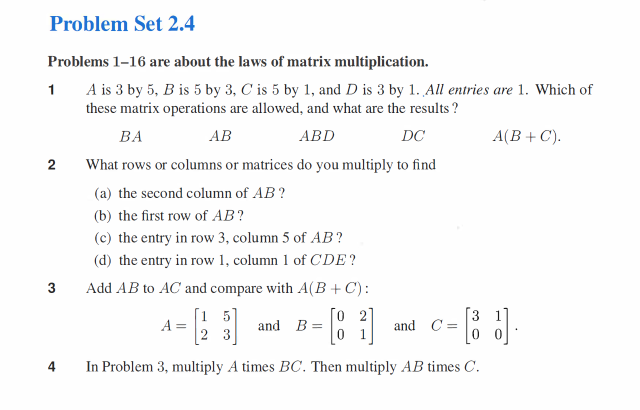
#> input picture images/mathtest2.png, 1279 x 820 px (shown at 1/2 size)
$ python clustering.py
#> lines starting #> are read from the running program, lines starting #| are printed output that depends on the picture
### numberExtraction.py
import time
s = time.time()
import networkx as nx
import pandas as pd
import cv2
import numpy as np
from numpy.linalg import norm
import re
import math
import pytesseract
import matplotlib.pyplot as plt
import itertools
import sklearn.metrics
# print(f"Imports completed in {time.time() - s}s")
pytesseract.pytesseract.tesseract_cmd = 'C:\\Program Files\\Tesseract-OCR\\tesseract.exe' #windoge moment

def load(somethinglol):
#> called with somethinglol = 'images/mathtest2.png'
    img = cv2.imread(somethinglol)
#> img is the input picture: shape (820, 1279, 3); mean B, G, R 247.1, 246.8, 246.5
    img = cv2.cvtColor(img, cv2.COLOR_BGR2GRAY)
#> img: shape (820, 1279)
    h, w = img.shape
#> h = 820; w = 1279
    img = cv2.resize(img, (1000, 1000))
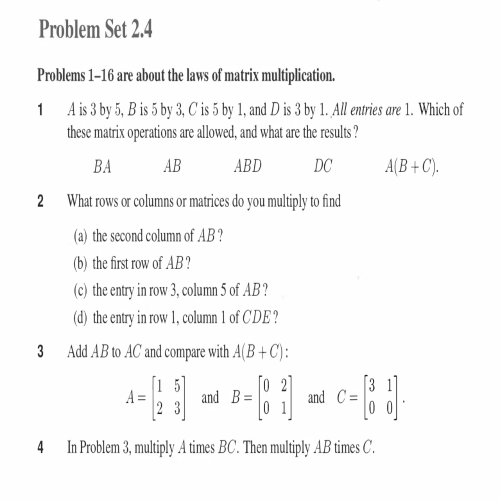
#> img: shape (1000, 1000) (shown at 1/2 size); min 27, max 255, mean 246.7
    return img

"""
How to detect question numbers:
1. Although some numbers are missed out, they're in sequence most of the time.
2. They are at the center of the distribution of all the numbers, very dense.
3. If you draw a line of best fit through them, they're all very close to that line.
4. That line of best fit shoult point straight downwards.
"""

# [162 lines left out: functions select_numbers, extractNumbers, not called in this run]

    # [7 lines of commented-out code are left out]

def deleteNumbers(boxes):
    numbers = list(filter(lambda x: x[0].isalpha(), boxes))
    return numbers

# [34 lines left out: functions convertLetters, clusterCoords, cropCoords, not called in this run]


# [10 lines of commented-out code are left out]

### clustering.py
import cv2
import pytesseract
import matplotlib.pyplot as plt
from sklearn.cluster import SpectralClustering, KMeans
from scipy.cluster.vq import kmeans2
import numpy as np
from numberExtraction import *

# pytesseract.pytesseract.tesseract_cmd = 'C:\\Program Files\\Tesseract-OCR\\tesseract.exe' (Windoge moment)


# Returns an array in the format [bottom right x, bottom right y, top left x, top left y]
def create_boxes(img):
    Height, Width = img.shape
#> Height = 1000; Width = 1000
#> (the run stopped early here; a loop or call above may not have finished)

$ run again, with numexample1.png copied over images/mathtest2.png
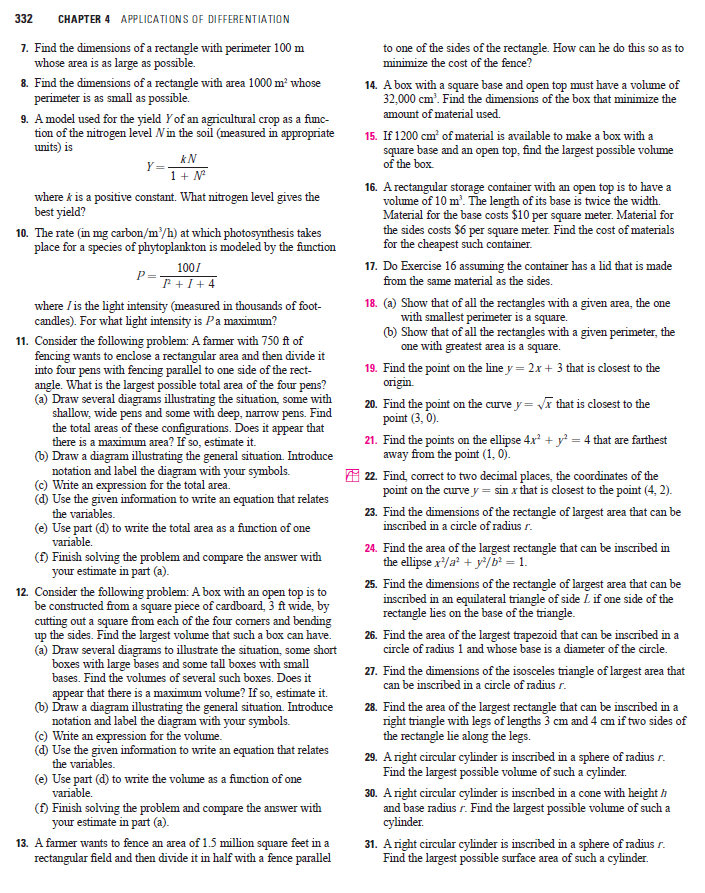
#> input picture numexample1.png, 705 x 893 px
#> in load, img is the input picture: shape (893, 705, 3); mean B, G, R 233.1, 232.5, 232.9
#> in load, `img = cv2.resize(img, (1000, 1000))`:
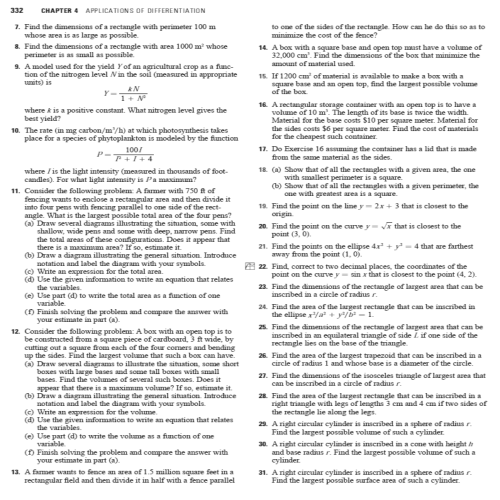
#> img: shape (1000, 1000) (shown at 1/2 size); min 32, max 255, mean 232.6
#> Height = 1000

$ run again, with images/test.png copied over images/mathtest2.png
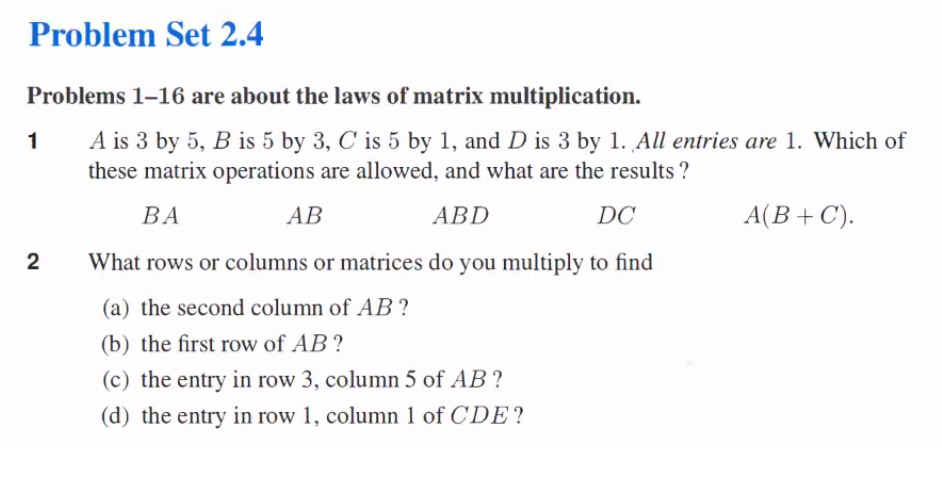
#> input picture images/test.png, 942 x 490 px
#> in load, img is the input picture: shape (490, 942, 3); mean B, G, R 246.5, 244.3, 246.2
#> in load, `img = cv2.resize(img, (1000, 1000))`:
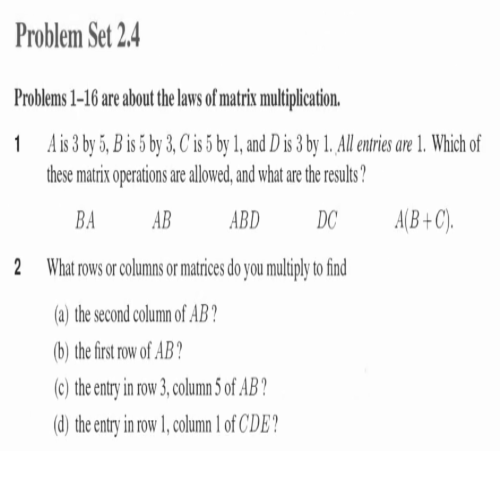
#> img: shape (1000, 1000) (shown at 1/2 size); min 27, max 255, mean 245
#> Height = 1000

$ run again, with images/mathtest1.png copied over images/mathtest2.png
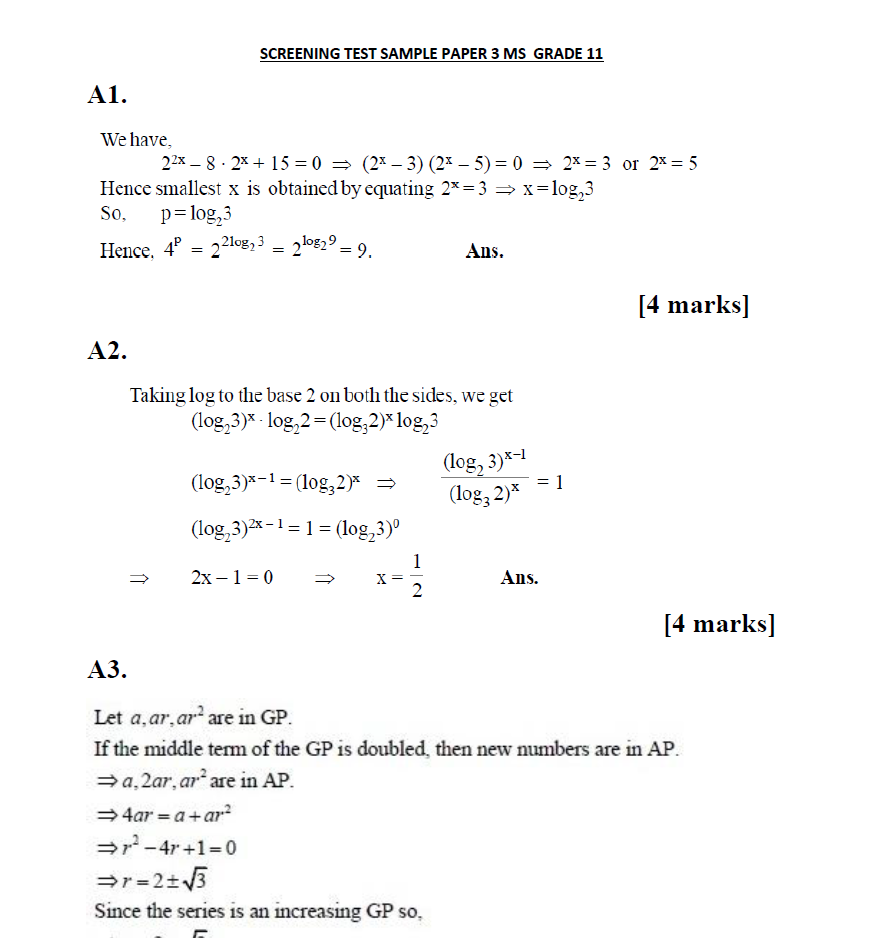
#> input picture images/mathtest1.png, 883 x 938 px
#> in load, img is the input picture: shape (938, 883, 3); mean B, G, R 249.4, 249.4, 249.3
#> in load, `img = cv2.resize(img, (1000, 1000))`:
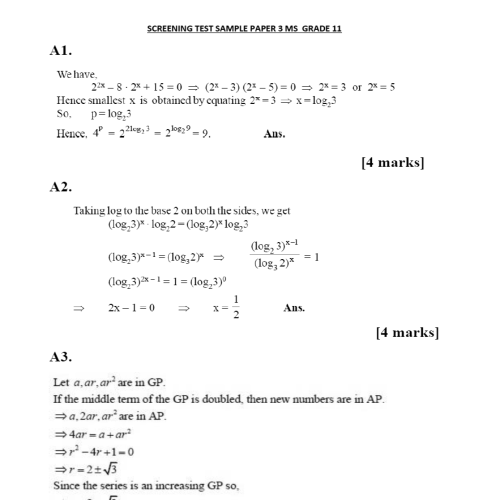
#> img: shape (1000, 1000) (shown at 1/2 size); min 0, max 255, mean 249.4
#> Height = 1000
